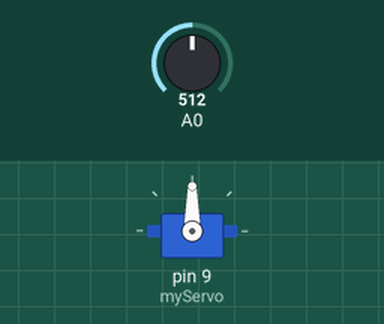
Simulated run of this sketch. Board: Arduino Uno, built with avr-gcc and run on an emulated ATmega328P. Shown: servo. The inputs (shaded band) are chosen by the test bench; at power-on: A0 = 512.

Above: at 1.2 s.
1.3 s: A0 set to 716
At 1.6 s:
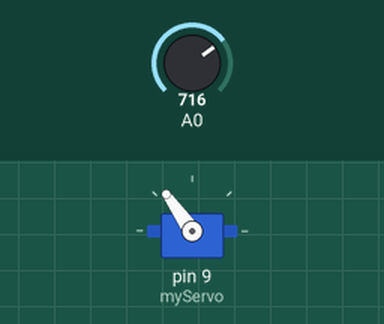
2.8 s: A0 set to 900
At 4.0 s:
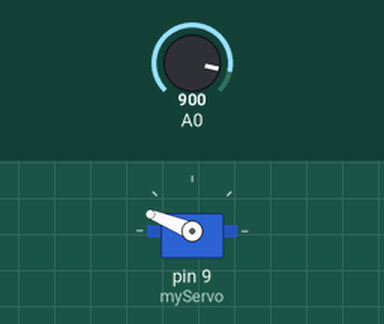
4.3 s: A0 set to 1023
At 5.2 s:
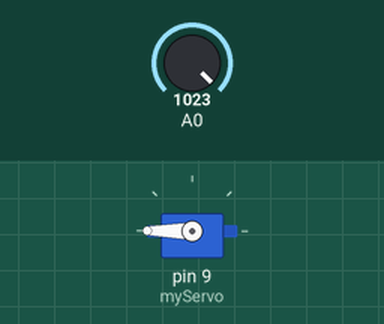
5.8 s: A0 set to 306
At 6.3 s:
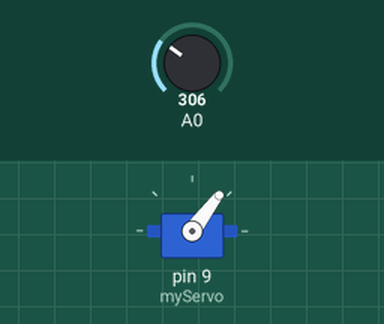
7.3 s: A0 set to 122
At 8.7 s:
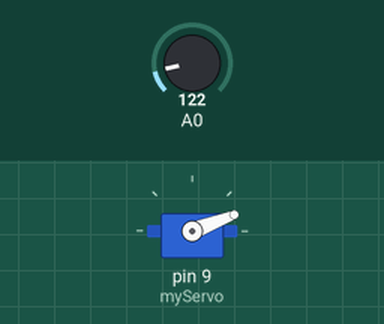
Timing chart, 0 to 9.8 s (numbered marks = the images above; inputs shaded):
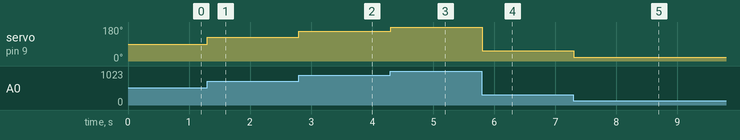

The sketch:

motor_servo_14.ino
```cpp
// snippet: motor_servo_14
// tags: servo, pwm, angle, sweep, millis
// boards: avr, megaavr, nano33iot, rp2040
// not-tags: romi32u4
// library: Servo
// description: Servo on pin 9 tracks potentiometer on A0 mapped 0–180 degrees
// prompts: servo, tracks, potentiometer, mapped, 0–180, degrees
// verified: compile-only
// source: kd-generated (id 14)
// exact-include: Servo.h

#include <Servo.h>

Servo myServo;
int targetAngle = 90;

void setup() {
  myServo.attach(9);
  myServo.write(targetAngle);
}

void loop() {
  static unsigned long lastUpdate = 0;
  const unsigned long UPDATE_INTERVAL = 50;  // 20Hz

  unsigned long now = millis();
  if (now - lastUpdate >= UPDATE_INTERVAL) {
    lastUpdate = now;
    int potValue = analogRead(A0);
    targetAngle = map(potValue, 0, 1023, 0, 180);
    myServo.write(targetAngle);
  }
}
```

Measured:
- after the input at 1.3 s, servo on pin 9 (myServo): 90° → 125° at once
- after the input at 2.8 s, servo on pin 9 (myServo): 125° → 158° at once
- after the input at 4.3 s, servo on pin 9 (myServo): 158° → 180° at once
- after the input at 5.8 s, servo on pin 9 (myServo): 180° → 53° at once
- after the input at 7.3 s, servo on pin 9 (myServo): 53° → 21° at once
